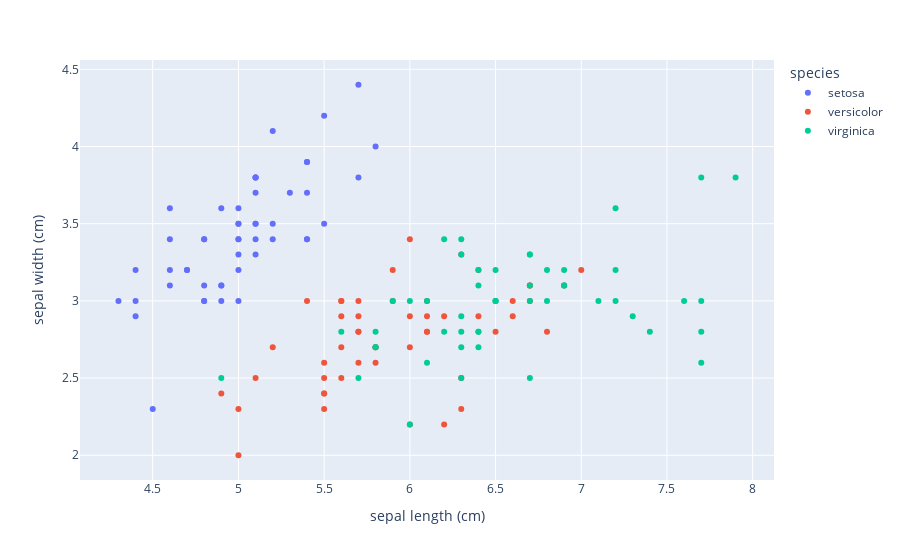

The notebook cell this image was saved under:
### Code cell
px.scatter(data_frame=df, x="sepal length (cm)", y="sepal width (cm)", color="species")

### Figure 1 — Plotly figure (JSON) as saved in the notebook; plotly's stock layout.template omitted (floating-point values rounded to 4 significant figures)
{"data": [{"hovertemplate": "species=setosa<br>sepal length (cm)=%{x}<br>sepal width (cm)=%{y}<extra></extra>", "legendgroup": "setosa", "marker": {"color": "#636efa", "symbol": "circle"}, "mode": "markers", "name": "setosa", "orientation": "v", "showlegend": true, "type": "scatter", "x": [5.1, 4.9, 4.7, 4.6, 5, 5.4, 4.6, 5, 4.4, 4.9, 5.4, 4.8, 4.8, 4.3, 5.8, 5.7, 5.4, 5.1, 5.7, 5.1, 5.4, 5.1, 4.6, 5.1, 4.8, 5, 5, 5.2, 5.2, 4.7, 4.8, 5.4, 5.2, 5.5, 4.9, 5, 5.5, 4.9, 4.4, 5.1, 5, 4.5, 4.4, 5, 5.1, 4.8, 5.1, 4.6, 5.3, 5], "xaxis": "x", "y": [3.5, 3, 3.2, 3.1, 3.6, 3.9, 3.4, 3.4, 2.9, 3.1, 3.7, 3.4, 3, 3, 4, 4.4, 3.9, 3.5, 3.8, 3.8, 3.4, 3.7, 3.6, 3.3, 3.4, 3, 3.4, 3.5, 3.4, 3.2, 3.1, 3.4, 4.1, 4.2, 3.1, 3.2, 3.5, 3.6, 3, 3.4, 3.5, 2.3, 3.2, 3.5, 3.8, 3, 3.8, 3.2, 3.7, 3.3], "yaxis": "y"}, {"hovertemplate": "species=versicolor<br>sepal length (cm)=%{x}<br>sepal width (cm)=%{y}<extra></extra>", "legendgroup": "versicolor", "marker": {"color": "#EF553B", "symbol": "circle"}, "mode": "markers", "name": "versicolor", "orientation": "v", "showlegend": true, "type": "scatter", "x": [7, 6.4, 6.9, 5.5, 6.5, 5.7, 6.3, 4.9, 6.6, 5.2, 5, 5.9, 6, 6.1, 5.6, 6.7, 5.6, 5.8, 6.2, 5.6, 5.9, 6.1, 6.3, 6.1, 6.4, 6.6, 6.8, 6.7, 6, 5.7, 5.5, 5.5, 5.8, 6, 5.4, 6, 6.7, 6.3, 5.6, 5.5, 5.5, 6.1, 5.8, 5, 5.6, 5.7, 5.7, 6.2, 5.1, 5.7], "xaxis": "x", "y": [3.2, 3.2, 3.1, 2.3, 2.8, 2.8, 3.3, 2.4, 2.9, 2.7, 2, 3, 2.2, 2.9, 2.9, 3.1, 3, 2.7, 2.2, 2.5, 3.2, 2.8, 2.5, 2.8, 2.9, 3, 2.8, 3, 2.9, 2.6, 2.4, 2.4, 2.7, 2.7, 3, 3.4, 3.1, 2.3, 3, 2.5, 2.6, 3, 2.6, 2.3, 2.7, 3, 2.9, 2.9, 2.5, 2.8], "yaxis": "y"}, {"hovertemplate": "species=virginica<br>sepal length (cm)=%{x}<br>sepal width (cm)=%{y}<extra></extra>", "legendgroup": "virginica", "marker": {"color": "#00cc96", "symbol": "circle"}, "mode": "markers", "name": "virginica", "orientation": "v", "showlegend": true, "type": "scatter", "x": [6.3, 5.8, 7.1, 6.3, 6.5, 7.6, 4.9, 7.3, 6.7, 7.2, 6.5, 6.4, 6.8, 5.7, 5.8, 6.4, 6.5, 7.7, 7.7, 6, 6.9, 5.6, 7.7, 6.3, 6.7, 7.2, 6.2, 6.1, 6.4, 7.2, 7.4, 7.9, 6.4, 6.3, 6.1, 7.7, 6.3, 6.4, 6, 6.9, 6.7, 6.9, 5.8, 6.8, 6.7, 6.7, 6.3, 6.5, 6.2, 5.9], "xaxis": "x", "y": [3.3, 2.7, 3, 2.9, 3, 3, 2.5, 2.9, 2.5, 3.6, 3.2, 2.7, 3, 2.5, 2.8, 3.2, 3, 3.8, 2.6, 2.2, 3.2, 2.8, 2.8, 2.7, 3.3, 3.2, 2.8, 3, 2.8, 3, 2.8, 3.8, 2.8, 2.8, 2.6, 3, 3.4, 3.1, 3, 3.1, 3.1, 3.1, 2.7, 3.2, 3.3, 3, 2.5, 3, 3.4, 3], "yaxis": "y"}], "layout": {"autosize": true, "legend": {"title": {"text": "species"}, "tracegroupgap": 0}, "margin": {"t": 60}, "xaxis": {"anchor": "y", "autorange": true, "domain": [0, 1], "range": [4.086, 8.114], "title": {"text": "sepal length (cm)"}, "type": "linear"}, "yaxis": {"anchor": "x", "autorange": true, "domain": [0, 1], "range": [1.814, 4.586], "title": {"text": "sepal width (cm)"}, "type": "linear"}}}
